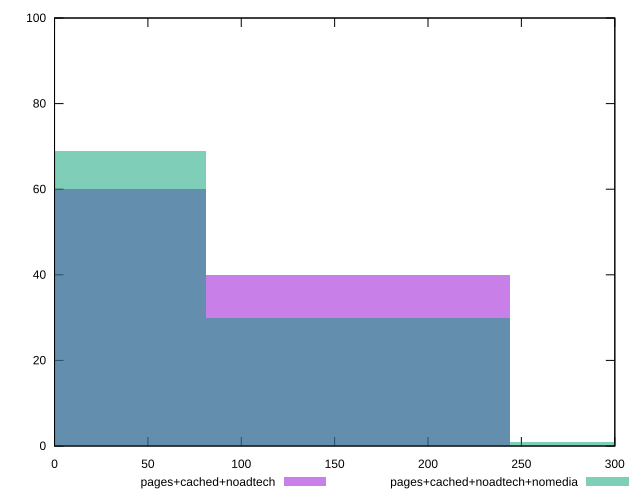

Recreate this plot in gnuplot.
reset

$pagesCachedNoadtech <<EOF
0 60
162.74171332881212 40
EOF

$pagesCachedNoadtechNomedia <<EOF
325.48342665762425 1
0 69
162.74171332881212 30
EOF

set key outside below
set boxwidth 162.74171332881212
set xrange [0:300.048]
set yrange [0:100]
set trange [0:100]
set style fill transparent solid 0.5 noborder
set terminal svg size 640, 500 enhanced background rgb 'white'
set output "report_00018_2021-02-10T15-25-16.877Z/uses-rel-preconnect/comparison/histogram/2_vs_3.svg"

plot $pagesCachedNoadtech title "pages+cached+noadtech" with boxes, \
     $pagesCachedNoadtechNomedia title "pages+cached+noadtech+nomedia" with boxes

reset
